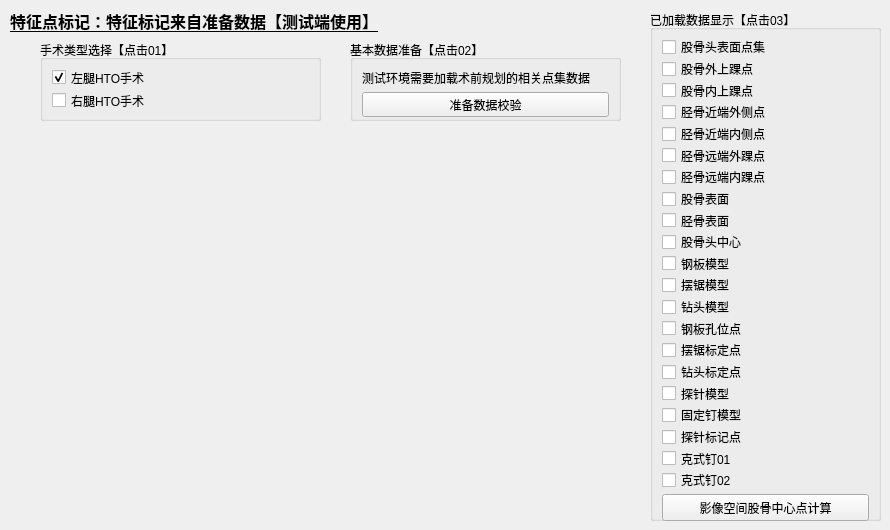
      <widget class="QWidget" name="tab_6">
       <attribute name="title">
        <string>术前规划01</string>
       </attribute>
       <widget class="QLabel" name="label_9">
        <property name="geometry">
         <rect>
          <x>10</x>
          <y>0</y>
          <width>371</width>
          <height>41</height>
         </rect>
        </property>
        <property name="font">
         <font>
          <family>微软雅黑</family>
          <pointsize>12</pointsize>
          <weight>75</weight>
          <bold>true</bold>
          <underline>true</underline>
         </font>
        </property>
        <property name="text">
         <string>特征点标记：特征标记来自准备数据【测试端使用】</string>
        </property>
       </widget>
       <widget class="QGroupBox" name="groupBox_15">
        <property name="geometry">
         <rect>
          <x>350</x>
          <y>40</y>
          <width>271</width>
          <height>81</height>
         </rect>
        </property>
        <property name="title">
         <string>基本数据准备【点击02】</string>
        </property>
        <layout class="QVBoxLayout" name="verticalLayout_2">
         <item>
          <widget class="QLabel" name="label_6">
           <property name="text">
            <string>测试环境需要加载术前规划的相关点集数据</string>
           </property>
          </widget>
         </item>
         <item>
          <widget class="QPushButton" name="checkBaseData_pushButton">
           <property name="minimumSize">
            <size>
             <width>0</width>
             <height>25</height>
            </size>
           </property>
           <property name="text">
            <string>准备数据校验</string>
           </property>
          </widget>
         </item>
        </layout>
       </widget>
       <widget class="QGroupBox" name="groupBox_18">
        <property name="geometry">
         <rect>
          <x>40</x>
          <y>40</y>
          <width>281</width>
          <height>81</height>
         </rect>
        </property>
        <property name="title">
         <string>手术类型选择【点击01】</string>
        </property>
        <layout class="QVBoxLayout" name="verticalLayout_4">
         <item>
          <widget class="QCheckBox" name="checkBox_LeftlimbHTO">
           <property name="layoutDirection">
            <enum>Qt::LeftToRight</enum>
           </property>
           <property name="text">
            <string>左腿HTO手术</string>
           </property>
           <property name="checked">
            <bool>true</bool>
           </property>
           <property name="autoExclusive">
            <bool>true</bool>
           </property>
          </widget>
         </item>
         <item>
          <widget class="QCheckBox" name="checkBox_RightlimbHTO">
           <property name="layoutDirection">
            <enum>Qt::LeftToRight</enum>
           </property>
           <property name="text">
            <string>右腿HTO手术</string>
           </property>
           <property name="checked">
            <bool>false</bool>
           </property>
           <property name="autoExclusive">
            <bool>true</bool>
           </property>
          </widget>
         </item>
        </layout>
       </widget>
       <widget class="QLabel" name="label_4">
        <property name="geometry">
         <rect>
          <x>40</x>
          <y>130</y>
          <width>581</width>
          <height>381</height>
         </rect>
        </property>
        <property name="text">
         <string/>
        </property>
        <property name="pixmap">
         <pixmap>C:/Users/zhouz/Desktop/ChunLi_HTO_0910DDL/9.RawCode_Versions/Release/HTO_NDI_Release_v1.0/HTO_MITK_Images/Image_LimbPoints.png</pixmap>
        </property>
       </widget>
       <widget class="QGroupBox" name="groupBox_17">
        <property name="geometry">
         <rect>
          <x>650</x>
          <y>10</y>
          <width>231</width>
          <height>511</height>
         </rect>
        </property>
        <property name="title">
         <string>已加载数据显示【点击03】</string>
        </property>
        <layout class="QVBoxLayout" name="verticalLayout_12">
         <item>
          <widget class="QCheckBox" name="checkBox_point01">
           <property name="text">
            <string>股骨头表面点集</string>
           </property>
           <property name="checkable">
            <bool>true</bool>
           </property>
           <property name="checked">
            <bool>false</bool>
           </property>
          </widget>
         </item>
         <item>
          <widget class="QCheckBox" name="checkBox_point02">
           <property name="text">
            <string>股骨外上踝点</string>
           </property>
          </widget>
         </item>
         <item>
          <widget class="QCheckBox" name="checkBox_point03">
           <property name="text">
            <string>股骨内上踝点</string>
           </property>
          </widget>
         </item>
         <item>
          <widget class="QCheckBox" name="checkBox_point04">
           <property name="text">
            <string>胫骨近端外侧点</string>
           </property>
          </widget>
         </item>
         <item>
          <widget class="QCheckBox" name="checkBox_point05">
           <property name="text">
            <string>胫骨近端内侧点</string>
           </property>
          </widget>
         </item>
         <item>
          <widget class="QCheckBox" name="checkBox_point06">
           <property name="text">
            <string>胫骨远端外踝点</string>
           </property>
          </widget>
         </item>
         <item>
          <widget class="QCheckBox" name="checkBox_point07">
           <property name="text">
            <string>胫骨远端内踝点</string>
           </property>
          </widget>
         </item>
         <item>
          <widget class="QCheckBox" name="checkBox_point08">
           <property name="text">
            <string>股骨表面</string>
           </property>
          </widget>
         </item>
         <item>
          <widget class="QCheckBox" name="checkBox_point09">
           <property name="text">
            <string>胫骨表面</string>
           </property>
          </widget>
         </item>
         <item>
          <widget class="QCheckBox" name="checkBox_point10">
           <property name="text">
            <string>股骨头中心</string>
           </property>
          </widget>
         </item>
         <item>
          <widget class="QCheckBox" name="checkBox_point11">
           <property name="text">
            <string>钢板模型</string>
           </property>
          </widget>
         </item>
         <item>
          <widget class="QCheckBox" name="checkBox_point12">
           <property name="text">
            <string>摆锯模型</string>
           </property>
          </widget>
         </item>
         <item>
          <widget class="QCheckBox" name="checkBox_point13">
           <property name="text">
            <string>钻头模型</string>
           </property>
          </widget>
         </item>
         <item>
          <widget class="QCheckBox" name="checkBox_point14">
           <property name="text">
            <string>钢板孔位点</string>
           </property>
          </widget>
         </item>
         <item>
          <widget class="QCheckBox" name="checkBox_point15">
           <property name="text">
            <string>摆锯标定点</string>
           </property>
          </widget>
         </item>
         <item>
          <widget class="QCheckBox" name="checkBox_point16">
           <property name="text">
            <string>钻头标定点</string>
           </property>
          </widget>
         </item>
         <item>
          <widget class="QCheckBox" name="checkBox_point17">
           <property name="text">
            <string>探针模型</string>
           </property>
          </widget>
         </item>
         <item>
          <widget class="QCheckBox" name="checkBox_point18">
           <property name="text">
            <string>固定钉模型</string>
           </property>
          </widget>
         </item>
         <item>
          <widget class="QCheckBox" name="checkBox_point19">
           <property name="text">
            <string>探针标记点</string>
           </property>
          </widget>
         </item>
         <item>
          <widget class="QCheckBox" name="checkBox_point20">
           <property name="text">
            <string>克式钉01</string>
           </property>
          </widget>
         </item>
         <item>
          <widget class="QCheckBox" name="checkBox_point21">
           <property name="text">
            <string>克式钉02</string>
           </property>
          </widget>
         </item>
         <item>
          <widget class="QPushButton" name="getFemurCenter_pushButton">
           <property name="minimumSize">
            <size>
             <width>0</width>
             <height>27</height>
            </size>
           </property>
           <property name="text">
            <string>影像空间股骨中心点计算</string>
           </property>
          </widget>
         </item>
        </layout>
       </widget>
      </widget>
